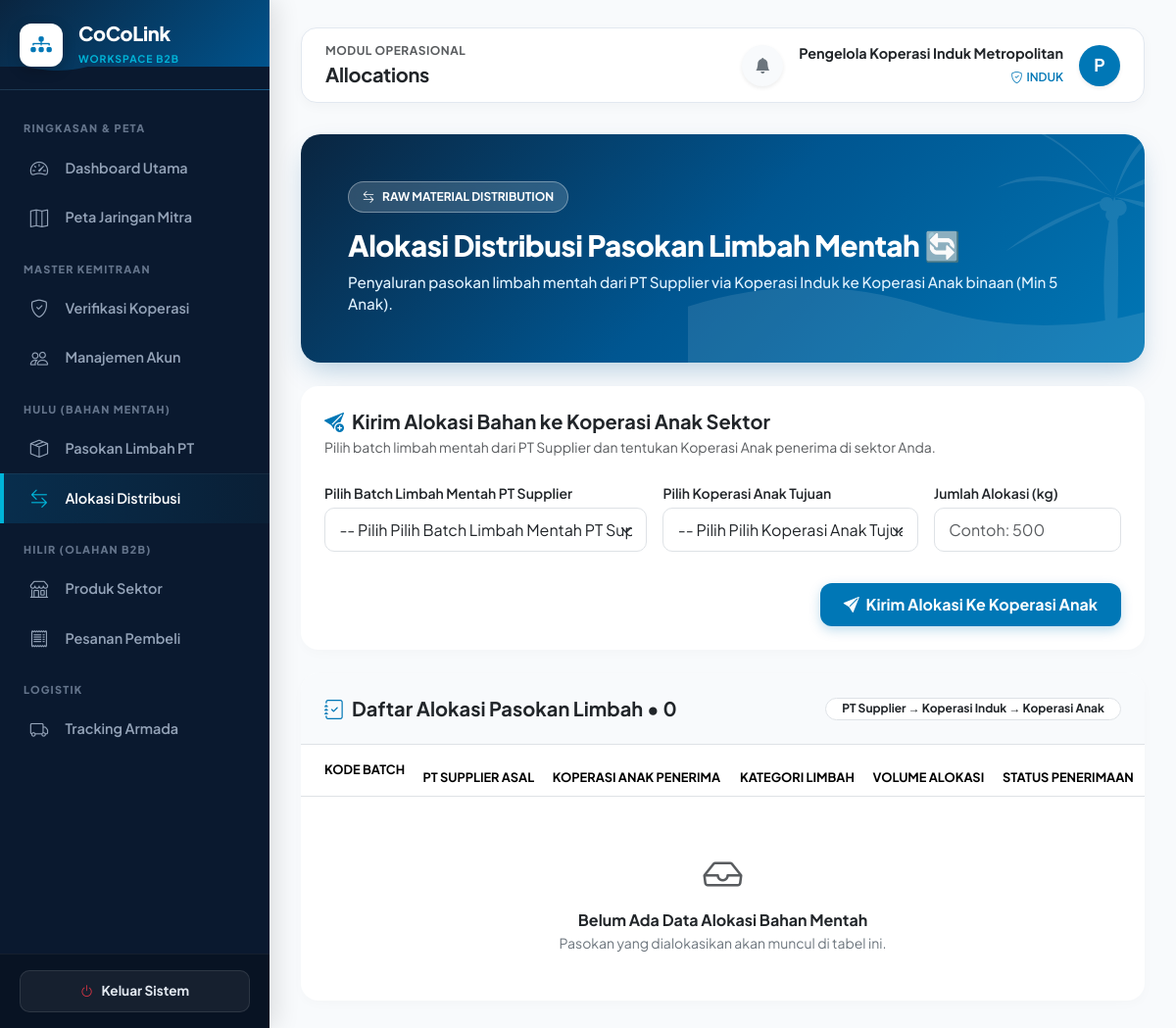
Screenshot of /index.php?page=allocations (signed in) with the database file from the repository.
### tables this page shows
CREATE TABLE `users` (
  `id` int(11) NOT NULL,
  `name` varchar(255) NOT NULL,
  `email` varchar(191) NOT NULL,
  `password` varchar(255) NOT NULL,
  `role` enum('super_admin','induk','supplier','coop','buyer','driver') NOT NULL,
  `supplier_id` int(11) DEFAULT NULL,
  `coop_id` int(11) DEFAULT NULL,
  `buyer_id` int(11) DEFAULT NULL,
  `is_active` tinyint(1) DEFAULT 1,
  `created_at` datetime DEFAULT current_timestamp()
);

### app/views/pages.php (called while the page is built, shortened)
<?php
require_once __DIR__ . '/pages/verification.php';
require_once __DIR__ . '/pages/allocations.php';
function render_page(string $page, array $u): void {
    render_layout($page, $u, function() use ($page, $u) {
        try {
            match ($page) {
                'dashboard'    => page_dashboard($u),
                'verification' => page_verification($u),
                'accounts'     => page_accounts($u),
                'batches'      => page_batches($u),
                'allocations'  => page_allocations($u),
                'products'     => page_products($u),
                'catalog'      => page_catalog($u),
                'orders'       => page_orders($u),
                'shipments'    => page_shipments($u),
                'maps'         => page_maps($u),
                'reports'      => page_reports(),
                'audit'        => page_audit($u),
                default        => page_dashboard($u)
            };
        } catch (Throwable $e) {
            echo '<div class="alert alert-danger border-0 shadow-sm rounded-4 p-4 my-3">';
            echo '  <div class="d-flex align-items-center gap-2 mb-2">';
            echo '    <i class="bi bi-exclamation-octagon-fill fs-4 text-danger"></i>';
            echo '    <h5 class="fw-bold mb-0 text-dark">Terjadi Kesalahan Database / Sistem</h5>';
            echo '  </div>';
            echo '  <p class="mb-0 text-secondary small" style="font-family: monospace;">' . e($e->getMessage()) . '</p>';
            echo '</div>';
        }
    });
}

### index.php (called while the page is built, shortened)
<?php
require __DIR__ . '/app/bootstrap.php';
require __DIR__ . '/app/actions.php';
require __DIR__ . '/app/views/layout.php';
require __DIR__ . '/app/views/pages.php';
try {
    $u = current_user();
    $page = trim((string)($_GET['page'] ?? 'dashboard'));
    match ($page) {
        'dashboard'    => true,
        'maps'         => true,
        'verification' => must_role(['super_admin', 'induk', 'supplier']),
        'accounts'     => must_role(['super_admin', 'induk', 'supplier']),
        'batches'      => must_role(['super_admin', 'induk', 'supplier']),
        'allocations'  => must_role(['super_admin', 'induk', 'supplier', 'coop']),
        'products'     => must_role(['super_admin', 'induk', 'supplier', 'coop']),
        'catalog'      => must_role(['buyer']),
        'orders'       => must_role(['super_admin', 'induk', 'supplier', 'coop', 'buyer']),
        'shipments'    => must_role(['super_admin', 'induk', 'supplier', 'coop', 'driver', 'buyer']),
        'reports'      => must_role(['super_admin', 'induk', 'supplier']),
        'audit'        => must_role(['super_admin']),
        default        => redirect('dashboard')
    };
    render_page($page, $u);
} catch (Throwable $e) {
    flash($e->getMessage(), 'danger');
    $u = current_user();
    if ($u) {
        render_page('dashboard', $u);
    } else {
        render_public('login');
    }
}

### app/views/pages/allocations.php (the view, shortened to what this page needs)
<?php
function page_allocations(array $u): void {
    $isCoop   = $u['role'] === 'coop';
    $isInduk  = $u['role'] === 'induk';
    $isSuper  = $u['role'] === 'super_admin';
    $canAllocate = $isInduk || $isSuper;
    if ($isCoop) {
        $userCoopId = (int)($u['coop_id'] ?? 0);
        $userSuppId = (int)($u['supplier_id'] ?? 0);
        $allocs = rows("SELECT a.*, b.batch_code, r.name AS raw_name, s.legal_name AS supplier_name, c.name AS coop_name
                       FROM allocations a
                       JOIN raw_batches b ON b.id=a.batch_id
                       JOIN raw_types r ON r.id=b.raw_type_id
                       JOIN suppliers s ON s.id=b.supplier_id
                       JOIN cooperatives c ON c.id=a.coop_id
                       WHERE a.coop_id = ?
                          OR (c.supplier_id = ? AND ? > 0)
                          OR a.coop_id IN (SELECT id FROM cooperatives WHERE supplier_id = ? AND ? > 0)
                       ORDER BY a.id DESC", [$userCoopId, $userSuppId, $userSuppId, $userSuppId, $userSuppId]);
    } else {
        $sid = (int)($u['supplier_id'] ?? 0);
        $allocs = rows("SELECT a.*, b.batch_code, r.name AS raw_name, s.legal_name AS supplier_name, c.name AS coop_name
                       FROM allocations a
                       JOIN raw_batches b ON b.id=a.batch_id
                       JOIN raw_types r ON r.id=b.raw_type_id
                       JOIN suppliers s ON s.id=b.supplier_id
                       JOIN cooperatives c ON c.id=a.coop_id
                       " . ($sid && !$isSuper ? "WHERE b.supplier_id = {$sid}" : "") . "
                       ORDER BY a.id DESC");
    }
?>
<div class="allocations-container">
    <div class="card border-0 mb-4 ocean-banner-card">
        <div class="banner-silhouette-bg">
        </div>
        <div class="card-body p-4 p-md-5 position-relative" style="z-index: 1;">
            <div class="d-flex justify-content-between align-items-center flex-wrap gap-3">
                <div>
                    <div class="role-badge-crisp mb-3"><i class="bi bi-arrow-left-right"></i> RAW MATERIAL DISTRIBUTION</div>
                    <h2 class="banner-title mb-2">Alokasi Distribusi Pasokan Limbah Mentah 🔄</h2>
                    <p class="banner-subtitle mb-0">
                        <?= $isCoop ? 'Daftar pasokan limbah mentah yang dikirim dari Koperasi Induk Sektor ke Koperasi Anak Anda.' : 'Penyaluran pasokan limbah mentah dari PT Supplier via Koperasi Induk ke Koperasi Anak binaan (Min 5 Anak).' ?>
                    </p>
                </div>
            </div>
        </div>
    </div>
    <?php if ($canAllocate): ?>
    <div class="card border-0 section-card mb-4">
        <div class="card-body p-4">
            <h5 class="fw-bold text-dark mb-1"><i class="bi bi-send-plus-fill me-2" style="color:#0077B6"></i>Kirim Alokasi Bahan ke Koperasi Anak Sektor</h5>
            <p class="text-muted small mb-4">Pilih batch limbah mentah dari PT Supplier dan tentukan Koperasi Anak penerima di sektor Anda.</p>
            <form method="post">
                <div class="row g-3">
                    <div class="col-12 col-md-5">
                    </div>
                    <div class="col-12 col-md-4">
                    </div>
                    <div class="col-12 col-md-3">
                    </div>
                    <div class="col-12 text-end mt-3">
                        <button class="btn btn-ocean-primary">
                            <i class="bi bi-send-fill me-1"></i> Kirim Alokasi Ke Koperasi Anak
                        </button>
                    </div>
                </div>
            </form>
        </div>
    </div>
    <?php endif; ?>
    <div class="card border-0 section-card overflow-hidden">
        <div class="card-body p-0">
            <div class="p-4 border-bottom d-flex justify-content-between align-items-center flex-wrap gap-2" style="background:#F8FAFC;">
                <h5 class="fw-bold mb-0 text-dark"><i class="bi bi-journal-check me-2" style="color:#0077B6"></i>Daftar Alokasi Pasokan Limbah &bull; <?= count($allocs) ?></h5>
                <span class="badge bg-white text-dark border px-3 py-1.5 rounded-pill small">PT Supplier &rarr; Koperasi Induk &rarr; Koperasi Anak</span>
            </div>
            <div class="table-responsive">
                <table class="table table-hover align-middle mb-0">
                    <thead style="background:#F1F5F9; font-size:0.8rem; color:#475569; text-transform:uppercase;">
                        <tr>
                            <th class="ps-4 py-3">Kode Batch</th>
                            <th>PT Supplier Asal</th>
                            <th>Koperasi Anak Penerima</th>
                            <th>Kategori Limbah</th>
                            <th>Volume Alokasi</th>
                            <th>Status Penerimaan</th>
                        </tr>
                    </thead>
                </table>
                <?php if (!$allocs): ?>
                    <div class="p-5 text-center">
                        <i class="bi bi-inbox fs-1 text-muted d-block mb-2"></i>
                        <h6 class="fw-bold text-dark mb-1">Belum Ada Data Alokasi Bahan Mentah</h6>
                        <p class="text-secondary small mb-0">Pasokan yang dialokasikan akan muncul di tabel ini.</p>
                    </div>
                <?php endif; ?>
            </div>
        </div>
    </div>
</div>
<?php } ?>

### app/views/layout.php (shortened to what this page needs)
<?php
function render_layout(string $page, array $u, callable $contentRenderer): void {
    $menuGroups = [
        'Ringkasan & Peta' => [
            'dashboard'    => ['label' => 'Dashboard Utama', 'icon' => 'bi-speedometer2', 'roles' => ['super_admin', 'induk', 'supplier', 'coop', 'buyer', 'driver']],
            'maps'         => ['label' => 'Peta Jaringan Mitra', 'icon' => 'bi-map', 'roles' => ['super_admin', 'induk', 'supplier', 'coop', 'buyer', 'driver']],
        ],
        'Master Kemitraan' => [
            'verification' => ['label' => 'Verifikasi Koperasi', 'icon' => 'bi-shield-check', 'roles' => ['super_admin', 'induk', 'supplier']],
            'accounts'     => ['label' => 'Manajemen Akun', 'icon' => 'bi-people', 'roles' => ['super_admin', 'induk', 'supplier']],
        ],
        'Hulu (Bahan Mentah)' => [
            'batches'      => ['label' => 'Pasokan Limbah PT', 'icon' => 'bi-box-seam', 'roles' => ['super_admin', 'induk', 'supplier']],
            'allocations'  => ['label' => 'Alokasi Distribusi', 'icon' => 'bi-arrow-left-right', 'roles' => ['super_admin', 'induk', 'supplier', 'coop']],
        ],
        'Hilir (Olahan B2B)' => [
            'products'     => ['label' => 'Produk Sektor', 'icon' => 'bi-shop', 'roles' => ['super_admin', 'induk', 'supplier', 'coop']],
            'catalog'      => ['label' => 'Katalog Industri', 'icon' => 'bi-cart-check', 'roles' => ['buyer']],
            'orders'       => ['label' => 'Pesanan Pembeli', 'icon' => 'bi-receipt', 'roles' => ['super_admin', 'induk', 'supplier', 'coop', 'buyer']],
        ],
        'Logistik' => [
            'shipments'    => ['label' => 'Tracking Armada', 'icon' => 'bi-truck', 'roles' => ['super_admin', 'induk', 'supplier', 'coop', 'driver', 'buyer']],
        ],
        'Sistem Utama' => [
            'reports'      => ['label' => 'Laporan Lanjutan', 'icon' => 'bi-file-earmark-bar-graph', 'roles' => ['super_admin']],
            'audit'        => ['label' => 'Audit Log Aktivitas', 'icon' => 'bi-journal-text', 'roles' => ['super_admin']],
        ]
    ];
?>
<!doctype html>
<html lang="id">
<head>
    <link href="https://cdn.jsdelivr.net/npm/bootstrap@5.3.2/dist/css/bootstrap.min.css" rel="stylesheet">
    <link rel="stylesheet" href="https://cdn.jsdelivr.net/npm/bootstrap-icons@1.11.2/font/bootstrap-icons.min.css">
</head>
<body>
<div class="wrapper">
    <aside class="sidebar" id="sidebar">
        <div class="sidebar-brand d-flex align-items-center gap-3">
            <div class="logo-box">
                <div class="logo-fallback" style="display:none;">
                    <i class="bi bi-diagram-3-fill"></i>
                </div>
            </div>
            <div style="position:relative; z-index:2;">
                <h5 class="fw-extrabold text-white mb-0" style="letter-spacing: -0.3px; font-weight:800;">CoCoLink</h5>
                <small style="color: var(--ocean-accent); font-size: 0.65rem; letter-spacing:1px; font-weight:700;">
                    <?= ($u['role'] ?? '') === 'super_admin' ? 'MASTER SYSTEM' : 'WORKSPACE B2B' ?>
                </small>
            </div>
        </div>
        <nav class="sidebar-scroll" id="sidebarNav">
            <?php foreach ($menuGroups as $groupName => $items): ?>
                <?php
                    $hasAccess = false;
                    foreach ($items as $item) {
                        if (in_array(($u['role'] ?? ''), $item['roles'], true)) {
                            $hasAccess = true;
                            break;
                        }
                    }
                ?>
                <?php if ($hasAccess): ?>
                    <div class="sidebar-heading text-uppercase"><?= e($groupName) ?></div>
                    <?php foreach ($items as $key => $item): ?>
                        <?php if (in_array(($u['role'] ?? ''), $item['roles'], true)): ?>
                            <a href="<?= url($key) ?>" class="nav-link-coco <?= $page === $key ? 'active' : '' ?>">
                                <i class="bi <?= $item['icon'] ?> nav-icon"></i>
                                <span><?= e($item['label']) ?></span>
                            </a>
                        <?php endif; ?>
                    <?php endforeach; ?>
                <?php endif; ?>
            <?php endforeach; ?>
        </nav>
        <div class="sidebar-footer">
            <form method="post" action="<?= url('login') ?>">
                <button type="submit" class="btn-logout-coco">
                    <i class="bi bi-power text-danger"></i>
                    <span>Keluar Sistem</span>
                </button>
            </form>
        </div>
    </aside>
    <main class="main-content">
        <header class="top-navbar d-flex justify-content-between align-items-center">
            <div class="d-flex align-items-center gap-3">
                <div class="d-none d-sm-block">
                    <div class="text-muted" style="font-size:0.75rem; font-weight:700; letter-spacing:0.5px;">MODUL OPERASIONAL</div>
                    <strong class="text-dark fs-5 capitalize" style="letter-spacing:-0.3px;"><?= e(ucwords(str_replace('_', ' ', $page))) ?></strong>
                </div>
            </div>
            <div class="d-flex align-items-center gap-2 gap-md-3">
                <div class="dropdown">
                    <button class="btn btn-light position-relative rounded-circle p-2 border-0 shadow-sm" type="button" data-bs-toggle="dropdown" aria-expanded="false" style="width: 42px; height: 42px; background: #F8FAFC;">
                        <i class="bi bi-bell-fill text-secondary fs-6"></i>
                    </button>
                </div>
                <div class="d-none d-md-block text-end">
                    <div class="fw-bold text-dark" style="font-size:0.9rem;"><?= e($u['name'] ?? 'User') ?></div>
                    <span class="fw-semibold" style="font-size:0.75rem; color:var(--ocean-primary);"><i class="bi bi-shield-check me-1"></i><?= e(strtoupper($u['role'] ?? 'GUEST')) ?></span>
                </div>
                <div class="text-white rounded-circle d-flex justify-content-center align-items-center fw-bold shadow-sm" style="width:42px; height:42px; font-size:1.1rem; background: var(--ocean-primary);">
                    <?= strtoupper(substr(($u['name'] ?? 'U'), 0, 1)) ?>
                </div>
            </div>
        </header>
        <?php $contentRenderer(); ?>
    </main>
</div>
</body>
</html>
<?php
}

### rows the page displays
users: name "Pengelola Koperasi Induk Metropolitan", role "INDUK", name "P"

### other values shown
$groupName "RINGKASAN & PETA"
$item['label'] "Dashboard Utama"
$item['label'] "Peta Jaringan Mitra"
$groupName "MASTER KEMITRAAN"
$item['label'] "Verifikasi Koperasi"
$item['label'] "Manajemen Akun"
$groupName "HULU (BAHAN MENTAH)"
$item['label'] "Pasokan Limbah PT"
$item['label'] "Alokasi Distribusi"
$groupName "HILIR (OLAHAN B2B)"
$item['label'] "Produk Sektor"
$item['label'] "Pesanan Pembeli"
$groupName "LOGISTIK"
$item['label'] "Tracking Armada"
str_replace('_', ' ', $page) "Allocations"
